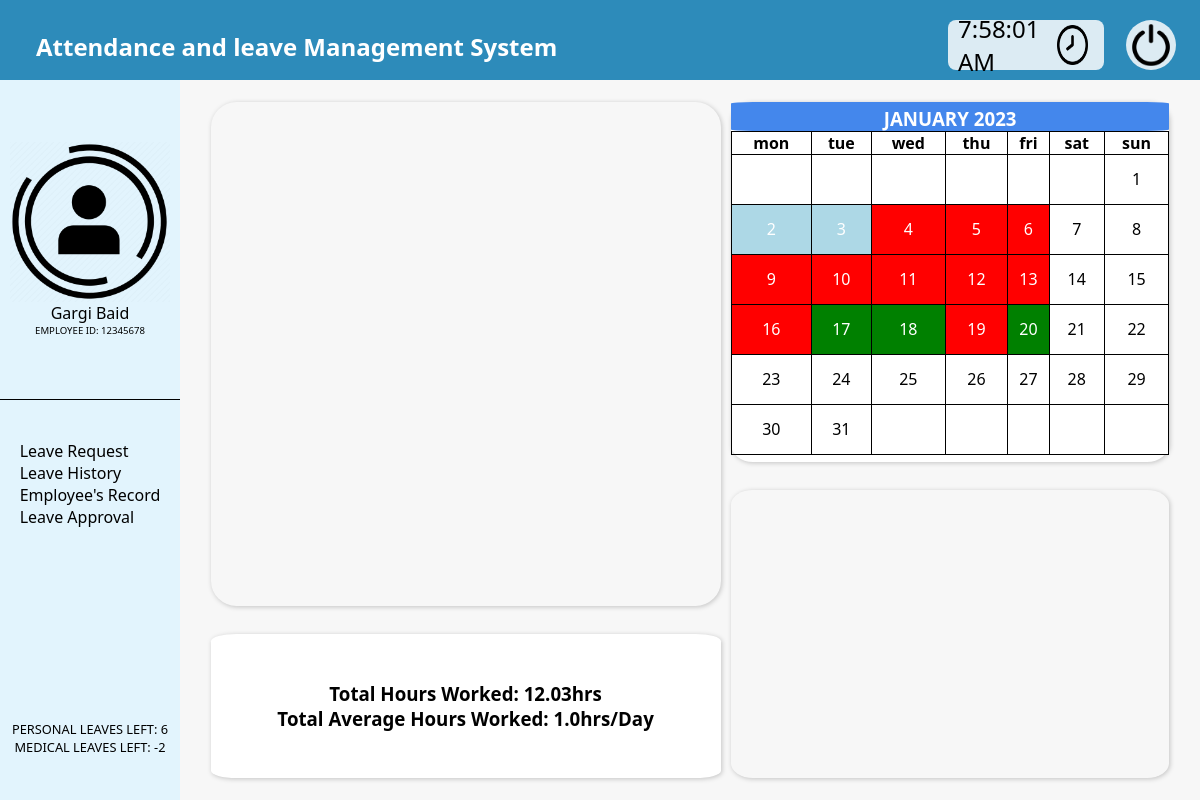
Screenshot of /dashboard/ (signed in) with the database file from the repository.
### management/models.py (models this page shows, shortened)
class User(AbstractUser, PermissionsMixin):
    username = None
    first_name = models.CharField(_("first name"), max_length=30)
    last_name = models.CharField(_("last name"), max_length=30)
    email_id = models.EmailField(_("email id"),max_length=50)
    phone_number = models.IntegerField (_('phone_number'),unique=True,blank=True,null=True)
    Employee_id = models.CharField(_('employee id'),unique=True,max_length=9,default = random.randrange(10**8, 10**9))#createEmployeeId())
    Manager = models.BooleanField(_('are you a manager?'),default=False)
    Personal_leave = models.IntegerField(_('number of personal leave'),default=20)
    Medical_leave = models.IntegerField(_('number of medical leave'),default=20)
    USERNAME_FIELD = 'Employee_id'
    REQUIRED_FIELD = ["first_name", "last_name", "email_id"]
    object = UserManager()
    def createEmployeeId(self):
        id = random.randrange(10**8, 10**9)
        return id
    def is_manager(self):
        return self.Manager

### management/views.py (the view)
# urls.py: path('dashboard/',views.dashboard),
@login_required(login_url='/login')
def dashboard(request):
    totalH,averH,weekHour = calculateHours(request.user,datetime.date.today().month,datetime.date.today().year)
    medical,personal,present,absent,Holiday=calculatePercentage(request.user,datetime.date.today().month,datetime.date.today().year)
    cal,leaveDays,presentDays,monthName,year = getCalendar(request.user,datetime.date.today().month,datetime.date.today().year)
    return render(request,"dashboard.html",locals(),)

### management/models.py (called while the page is built)
    def __str__(self):
      return self.Employee_name.first_name +' '+self.Employee_name.last_name+'-'+str(self.Start_date)+'-'+str(self.End_date)

### templates/dashboard.html (shortened to what this page needs)
{% extends 'base.html' %}
{% load static %}
{% block head %}
<link rel="stylesheet" href="{% static 'dashboard.css' %}">
{% endblock head %}
{% block content %}
<div class="dashboard">
  <div class="bar-graph">
    <div id="columnchart_values"></div>
  </div>
  <div class="calendar">
  <h3>{{monthName|upper}} {{ year }}</h3>
    <table>
      <thead>
        <tr>
          <th>mon</th>
          <th>tue</th>
          <th>wed</th>
          <th>thu</th>
          <th>fri</th>
          <th>sat</th>
          <th>sun</th>
        </tr>
      </thead>
      <tbody>
        {% for j in cal %}
        <tr>
          {% for i in j %}
          {% if i.0 %}
          <td class="{{ i.1 }}">{{ i.0 }}</td>
          {% else %}
          <td></td>
          {% endif %}
          {% endfor %}
        </tr>
        {% endfor %}
      </tbody>
    </table>
  </div>
  <div class="pie-chart">
    <div id="piechart"></div>
  </div>
  <div class="stats">
    <h3>Total Hours Worked: {{ totalH }}hrs</h3>
    <h3>Total Average Hours Worked: {{ averH }}hrs/Day</h3>
  </div>
</div>
{% endblock content %}

### templates/base.html (shortened to what this page needs)
{% load static %}
<!DOCTYPE html>
<html lang="en">
<head>
    <link rel="stylesheet" href="{% static 'base.css' %}">
    {% block head %} {% endblock head %}
</head>
<body>
    <nav>
        <h1 class="logo">Attendance and leave Management System </h1>
        <div class="nav-box">
            <div class="signup">
                <span id = "Time">12:00:00:</span>
                <div class="time">
                    <img src="{% static 'time.png' %}">
                </div>
            </div>
            <div class="logout">
               <a href="{% url 'logout' %}">
                <img src="{% static 'logout.png' %}">
            </a>
            </div>
        </div>
    </nav>
    <div class="sidebar">
        <div class="data">
            <div class="profile"><img src="{% static 'profile.png' %}"></div>
            <div class="emp-data">
                <h3 class="text">
                    {{request.user.get_full_name}}
                </h3>
                <h5 class="id">
                    EMPLOYEE ID: {{request.user.Employee_id}}
                </h5>
            </div>
        </div>
        <div class="options">
            <label class="content">
                <ul>
                    <li><a href="{% url 'request' %}">Leave Request</a></li>
                    <li><a href="{% url 'history' %}">Leave History</a></li>
                    {% if request.user.is_manager %}
                    <li><a href="{% url 'record' %}">Employee's Record</a></li>
                    <li><a href="{% url 'approval' %}">Leave Approval</a></li>
                     {% endif %}
                </ul>
            </label>
        </div>
        <div class="leave">
                <ul>
                    <li>personal leaves left: {{request.user.Personal_leave}}</li>
                    <li>medical leaves left: {{request.user.Medical_leave}}</li>
                </ul>
        </div>
    </div>
    <div class="box">
    {% block content %}
    {% endblock content %}
</div>
</body>
</html>

### management/static/base.css (style rules this page uses)
* { padding: 0; margin: 0; text-decoration: none; list-style: none; box-sizing: border-box; }
body { font-family: system-ui, -apple-system, BlinkMacSystemFont, 'Segoe UI', Roboto, Oxygen, Ubuntu, Cantarell, 'Open Sans', 'Helvetica Neue', sans-serif; }
nav { background-color: #2D8BBA; height: 80px; width: 100%; position: fixed; top: 0px; z-index: 1; }
.logo { float: left; margin-top: 30px; color: white; font-size: 1.5rem; padding-left: 3%; font-weight: bold; vertical-align: middle; }
.nav-box { float: right; }
.logout { height: 50px; width: 50px; position: absolute; right: 2%; top: 0%; margin-top: 20px; text-align: center; background-color: rgba(255, 255, 255, 0.833); border-radius: 50%; }
.logout img { object-fit: contain; height: 100%; width: 100%; }
.signup { position: absolute; right: 8%; top: 0%; margin-top: 20px; padding: 5px 10px; background-color: rgba(255, 255, 255, 0.833); border: 3px; border-radius: 8px; width: 13%; height: 7%; min-height: 50px; min-width: 100px; display: flex; align-items: center; }
.signup span { color: black; flex-basis: 80%; justify-content: center; align-items: center; font-size: 1.5rem; width: 60%; }
.signup img { height: 100%; width: 85%; object-fit: fill; }
.time { width:30%; float: right; height: 100%; }
.sidebar { top: 80px; position: fixed; left: 0%; float: left; width: 15%; height: 100%; background-color: #E2F4FD; display: flex; flex-direction: column; justify-content: space-between; }
.sidebar .data img { background-repeat: no-repeat; height: 100%; width: 100%; object-fit: contain; box-sizing: border-box; }
.sidebar .data .text { font-size: 1rem; font-weight: 400; text-align: center; }
.sidebar .data .id { font-size: 0.6rem; font-weight: 350; text-align: center; }
.sidebar .profile { height: 50%; width: 100%; flex-basis: 1; }
.sidebar .emp-data { display: flex; flex-direction: column; align-content: center; justify-content:space-around; }
.sidebar .data { display: flex; flex-direction: column; align-items: center; height: 30%; min-height: 40%; justify-content:center; border-bottom: 1px solid black; }
.sidebar .options { display: flex; height: 30%; flex-direction: column; align-items: center; font-size: 1rem; }
.options li { text-align: left; }
.content ul li a { color: black; font-family: 'Segoe UI', Tahoma, Geneva, Verdana, sans-serif }
.sidebar .leave { display: flex; height: 20%; flex-direction: column; align-items: center; text-transform: uppercase; font-size: 0.8rem; font-weight: 400; }
.leave li { text-align: center; }
.box { height: 100%; display: block; width: 85%; float: right; margin-top: 80px; }

### management/static/dashboard.css (style rules this page uses)
.dashboard { background-color: blue; position: relative; padding: 2%; width: 100%; background-color: rgb(247, 247, 247); height: 90vh; }
.dashboard div { border-radius: 5%; box-shadow: 1px 1px 5px rgba(0, 0, 0, 0.212); }
.pie-chart { height: 40%; width: 43%; right: 3%; bottom: 3%; position: absolute; }
.bar-graph { width: 50%; margin-right: 1%; height: 70%; left: 3%; top: 3%; position: absolute; }
#piechart { height: 100%; width: 100%; box-shadow: none; overflow: hidden; object-fit: cover; }
#columnchart_values { height: 100%; width: 100%; box-shadow: none; overflow: hidden; object-fit: cover; }
.calendar h3 { padding-top: 1%; text-align: center; color: white; overflow: hidden; border-radius: 5%; background-color: rgb(68, 135, 236); }
.calendar table { padding: 4%; width: 100%; height: 90%; border-collapse: collapse; }
.calendar th { border: 1px solid; }
.calendar tbody td:nth-child(6), .calendar tbody td:last-child { font-weight: 500; color: black !important; background-color: white !important; }
.calendar table th { text-align: center; }
.calendar table td { text-align: center; border: 1px solid black; }
.calendar { background-color: #ffffff; height: 50%; width: 43%; margin-bottom: 4%; top: 3%; right: 3%; position: absolute; }
.stats { width: 50%; height: 20%; margin-top: 5px; display: flex; flex-direction: column; align-items: center; justify-content: center; background-color: white; left: 3%; bottom: 3%; position: absolute; }
.stats h3 { text-align: center; }
.Present { color: rgb(255, 255, 255); background-color: green; }
.Absent { color: white; background-color: red; }
.Leave { color: white; background-color: lightblue; }

### rows the page displays
User: user.get_full_name "Gargi Baid", user.Employee_id "12345678", user.Personal_leave "6", user.Medical_leave "-2"

### other values shown
{{ monthName|upper }} "JANUARY"
{{ year }} "2023"
{{ i.0 }} "1" "2" "3" "4" "5" "6" "7" "8" "9" "10" "11" "12" "13" "14" "15" "16" "17" "18" "19" "20" "21" "22" "23" "24" "25" "26" "27" "28" "29" "30" "31"
{{ totalH }} "12.03"
{{ averH }} "1.0"
